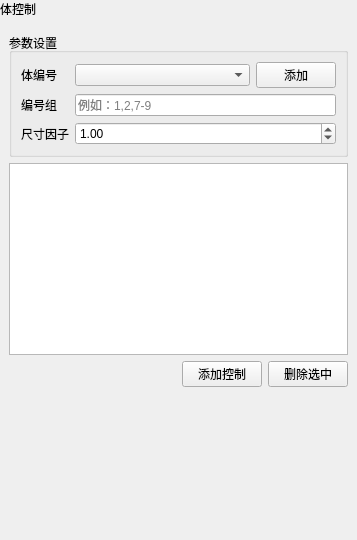
<?xml version='1.0' encoding='utf-8'?>
<ui version="4.0">
 <class>MeshVolumeControlWidget</class>
 <widget class="QWidget" name="MeshVolumeControlWidget">
  <property name="geometry">
   <rect>
    <x>0</x>
    <y>0</y>
    <width>357</width>
    <height>540</height>
   </rect>
  </property>
  <property name="windowTitle">
   <string>体控制</string>
  </property>
  <layout class="QVBoxLayout" name="verticalLayout">
   <property name="leftMargin">
    <number>0</number>
   </property>
   <property name="topMargin">
    <number>0</number>
   </property>
   <property name="rightMargin">
    <number>0</number>
   </property>
   <property name="bottomMargin">
    <number>0</number>
   </property>
   <item>
    <widget class="QLabel" name="pageHeaderLabel">
     <property name="visible">
      <bool>false</bool>
     </property>
     <property name="sizePolicy">
      <sizepolicy hsizetype="Preferred" vsizetype="Fixed">
       <horstretch>0</horstretch>
       <verstretch>0</verstretch>
      </sizepolicy>
     </property>
     <property name="text">
      <string>体控制</string>
     </property>
    </widget>
   </item>
   <item>
    <layout class="QVBoxLayout" name="contentLayout">
     <property name="leftMargin">
      <number>9</number>
     </property>
     <property name="topMargin">
      <number>9</number>
     </property>
     <property name="rightMargin">
      <number>9</number>
     </property>
     <property name="bottomMargin">
      <number>9</number>
     </property>
     <property name="spacing">
      <number>6</number>
     </property>
     <item>
      <widget class="QGroupBox" name="groupBoxInput">
       <property name="title">
        <string>参数设置</string>
       </property>
       <layout class="QGridLayout" name="gridLayout">
        <item row="3" column="1">
         <widget class="QDoubleSpinBox" name="spinLocalSizeFactor">
          <property name="decimals">
           <number>2</number>
          </property>
          <property name="minimum">
           <double>0.010000000000000</double>
          </property>
          <property name="maximum">
           <double>100.000000000000000</double>
          </property>
          <property name="singleStep">
           <double>0.100000000000000</double>
          </property>
          <property name="value">
           <double>1.000000000000000</double>
          </property>
          <property name="minimumSize">
           <size>
            <width>10</width>
            <height>0</height>
           </size>
          </property>
         </widget>
        </item>
        <item row="0" column="0">
         <widget class="QLabel" name="labelVolumeIds">
 <property name="sizePolicy">
  <sizepolicy hsizetype="Fixed" vsizetype="Preferred">
   <horstretch>0</horstretch>
   <verstretch>0</verstretch>
  </sizepolicy>
 </property>
          <property name="text">
           <string>体编号</string>
          </property>
          <property name="wordWrap">
  <bool>false</bool>
 </property>
</widget>
        </item>
        <item row="2" column="1">
         <widget class="QLineEdit" name="editVolumeIds">
          <property name="placeholderText">
           <string>例如：1,2,7-9</string>
          </property>
          <property name="minimumSize">
           <size>
            <width>10</width>
            <height>0</height>
           </size>
          </property>
         </widget>
        </item>
        <item row="3" column="0">
         <widget class="QLabel" name="labelMinSize">
 <property name="sizePolicy">
  <sizepolicy hsizetype="Fixed" vsizetype="Preferred">
   <horstretch>0</horstretch>
   <verstretch>0</verstretch>
  </sizepolicy>
 </property>
          <property name="text">
           <string>尺寸因子</string>
          </property>
          <property name="wordWrap">
  <bool>false</bool>
 </property>
</widget>
        </item>
        <item row="0" column="1">
         <layout class="QHBoxLayout" name="horizontalLayout">
          <item>
           <widget class="CustomComboBox" name="cmbEntity">
            <property name="minimumSize">
             <size>
              <width>10</width>
              <height>0</height>
             </size>
            </property>
           </widget>
          </item>
          <item>
           <widget class="QPushButton" name="btnAppendEntity">
            <property name="sizePolicy">
             <sizepolicy hsizetype="Fixed" vsizetype="Fixed">
              <horstretch>0</horstretch>
              <verstretch>0</verstretch>
             </sizepolicy>
            </property>
            <property name="text">
             <string>添加</string>
            </property>
           </widget>
          </item>
          <property name="leftMargin">
           <number>0</number>
          </property>
          <property name="topMargin">
           <number>0</number>
          </property>
          <property name="rightMargin">
           <number>0</number>
          </property>
          <property name="bottomMargin">
           <number>0</number>
          </property>
         </layout>
        </item>
        <item row="2" column="0">
         <widget class="QLabel" name="label">
 <property name="sizePolicy">
  <sizepolicy hsizetype="Fixed" vsizetype="Preferred">
   <horstretch>0</horstretch>
   <verstretch>0</verstretch>
  </sizepolicy>
 </property>
          <property name="text">
           <string>编号组</string>
          </property>
          <property name="wordWrap">
  <bool>false</bool>
 </property>
</widget>
        </item>
        <property name="leftMargin">
         <number>9</number>
        </property>
        <property name="topMargin">
         <number>9</number>
        </property>
        <property name="rightMargin">
         <number>9</number>
        </property>
        <property name="bottomMargin">
         <number>9</number>
        </property>
       </layout>
      </widget>
     </item>
     <item>
      <widget class="QTableWidget" name="tableControls">
       <attribute name="horizontalHeaderStretchLastSection">
        <bool>true</bool>
       </attribute>
       <property name="minimumSize">
        <size>
         <width>10</width>
         <height>0</height>
        </size>
       </property>
      </widget>
     </item>
     <item>
      <layout class="QHBoxLayout" name="horizontalLayoutButtons">
       <item>
        <spacer name="horizontalSpacer">
         <property name="orientation">
          <enum>Qt::Horizontal</enum>
         </property>
         <property name="sizeHint" stdset="0">
          <size>
           <width>40</width>
           <height>20</height>
          </size>
         </property>
        </spacer>
       </item>
       <item>
        <widget class="QPushButton" name="btnAdd">
         <property name="text">
          <string>添加控制</string>
         </property>
        </widget>
       </item>
       <item>
        <widget class="QPushButton" name="btnDelete">
         <property name="text">
          <string>删除选中</string>
         </property>
        </widget>
       </item>
       <property name="leftMargin">
        <number>0</number>
       </property>
       <property name="topMargin">
        <number>0</number>
       </property>
       <property name="rightMargin">
        <number>0</number>
       </property>
       <property name="bottomMargin">
        <number>0</number>
       </property>
      </layout>
     </item>
     <item>
      <spacer name="verticalSpacer">
       <property name="orientation">
        <enum>Qt::Vertical</enum>
       </property>
       <property name="sizeHint" stdset="0">
        <size>
         <width>20</width>
         <height>40</height>
        </size>
       </property>
      </spacer>
     </item>
    </layout>
   </item>
  </layout>
 </widget>
 <customwidgets>
  <customwidget>
   <class>CustomComboBox</class>
   <extends>QComboBox</extends>
   <header>CustomComboBox.h</header>
  </customwidget>
 </customwidgets>
 <resources />
 <connections />
</ui>
